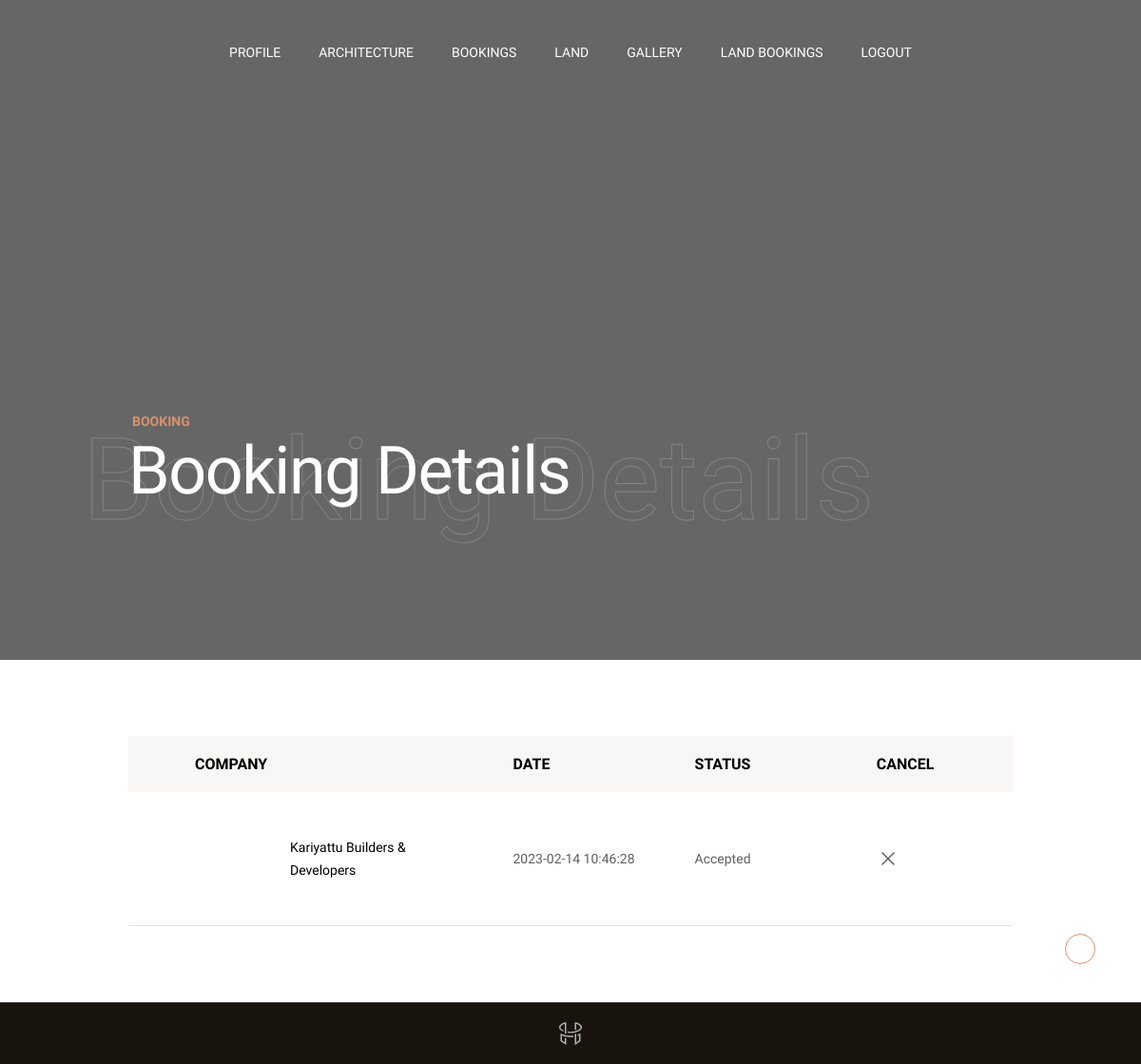
Screenshot of /bookingdetails.php (signed in) with the database file from the repository.
### tables this page shows
CREATE TABLE IF NOT EXISTS `company_booking` (
  `b_id` int(30) NOT NULL AUTO_INCREMENT,
  `bl_id` int(30) NOT NULL,
  `bcl_id` int(30) NOT NULL,
  `b_fname` varchar(100) NOT NULL,
  `b_lname` varchar(100) NOT NULL,
  `b_email` varchar(100) NOT NULL,
  `b_address` varchar(100) NOT NULL,
  `b_contactnumber` varchar(100) NOT NULL,
  `b_status` varchar(100) NOT NULL,
  `b_date` timestamp NOT NULL DEFAULT CURRENT_TIMESTAMP,
  PRIMARY KEY (`b_id`)
);

CREATE TABLE IF NOT EXISTS `company_registration` (
  `c_id` int(30) NOT NULL AUTO_INCREMENT,
  `cl_id` int(30) NOT NULL,
  `c_companyname` varchar(100) NOT NULL,
  `c_address` varchar(100) NOT NULL,
  `c_email` varchar(100) NOT NULL,
  `c_password` varchar(100) NOT NULL,
  `c_phonenumber` varchar(100) NOT NULL,
  `map` text NOT NULL,
  `pincode` int(6) NOT NULL,
  `c_file` varchar(100) NOT NULL,
  PRIMARY KEY (`c_id`)
);

### bookingdetails.php (the view, shortened to what this page needs)
<?php
include 'uheader.php';
?>
  <div class="content-wrapper  js-content-wrapper">
        <section class="page-masthead">
          <div data-parallax="0.6" class="page-masthead__bg">
          </div>
          <div class="container">
            <div class="page-masthead__content">
              <div class="row justify-content-between md:justify-content-center align-items-center">
                <div class="col-lg-9 col-md-10">
                  <div data-anim="slide-up delay-1">
                    <div class="page-masthead__subtitle">Booking</div>
                    <div class="page-masthead__back_title">Booking Details</div>
                    <h1 class="page-masthead__title text-white">Booking Details</h1>
                  </div>
                </div>
              </div>
            </div>
          </div>
        </section>
        <section class="layout-pt-md layout-pb-md">
          <div class="container">
            <div class="row x-gap-60">
              <div class="col-lg">
                <div class="shopCart-header sm:d-none">
                  <div class="row no-gutters justify-content-between">
                    <div class="col-md-4">
                      <div class="shopCart-header__title">
                        Company
                      </div>
                    </div>
                    <div class="col-md-2">
                      <div class="shopCart-header__title">
                        Date
                      </div>
                    </div>
                    <div class="col-md-2">
                      <div class="shopCart-header__title">
                        Status
                      </div>
                    </div>
                    <div class="col-md-2">
                      <div class="shopCart-header__title">
                        Cancel
                      </div>
                    </div>
                  </div>
                </div>
                <div class="shopCart-products">
                  <?php
                    $result = $con->query("SELECT company_registration.c_companyname,company_booking.b_date,company_booking.b_status,company_registration.c_file,company_booking.b_id  FROM company_booking INNER JOIN company_registration ON company_booking.bcl_id=company_registration.c_id WHERE company_booking.bl_id=$l_id");
                               while($row= mysqli_fetch_array($result))
                                 {
                                  ?>
                  <div class="shopCart-products__item">
                    <div class="row no-gutters y-gap-10 justify-content-between">
                      <div class="col-md-4">
                        <div class="shopCart-products__product">
                          <div class="image">
                            <div class="bg-image js-lazy" data-bg="../uploads/<?php echo  $c_file= $row['c_file']; ?>"></div>
                          </div>
                          <div class="title"><?php echo  $c_companyname= $row['c_companyname']; ?></div>
                        </div>
                      </div>
                      <div class="col-md-2 sm:mt-16">
                        <div class="d-flex h-100 align-items-center">
                          <div class="shopCart-products__price text-grey">
                             <?php echo  $b_date=$row['b_date']; ?>
                          </div>
                        </div>
                      </div>
                      <div class="col-md-2">
                        <div class="d-flex h-100 align-items-center">
                          <div class="shopCart-products__quantity text-grey">
                            <?php
  $b_status=$row['b_status'];
if($b_status=='Accepted')
{
 ?>
 <a href="enterdetails.php?b_id=<?php echo $row['b_id']; ?>">Accepted</a>
 <?php
}
else
{
  echo "Booked";
}
                             ?>
                          </div>
                        </div>
                      </div>
                      <div class="col-md-2">
                        <div class="d-flex h-100 align-items-center">
                          <div class="shopCart-products__subtotal text-grey">
                            <div class="shopCart-products__cross">
                       <a href="deletebooking.php?b_id=<?php echo $row['b_id']; ?>"> <i class="icon" data-feather="x"></i></a>
                      </div>
                          </div>
                        </div>
                      </div>
                    </div>
                  </div>
                <?php   }
                                 ?>
                </div>
              </div>
              </div>
          </div>
        </section>
       <?php
include 'ufooter.php';
?>

### rows the page displays
company_booking: company_registration.c_companyname "Kariyattu Builders & Developers", b_date "2023-02-14 10:46:28"
